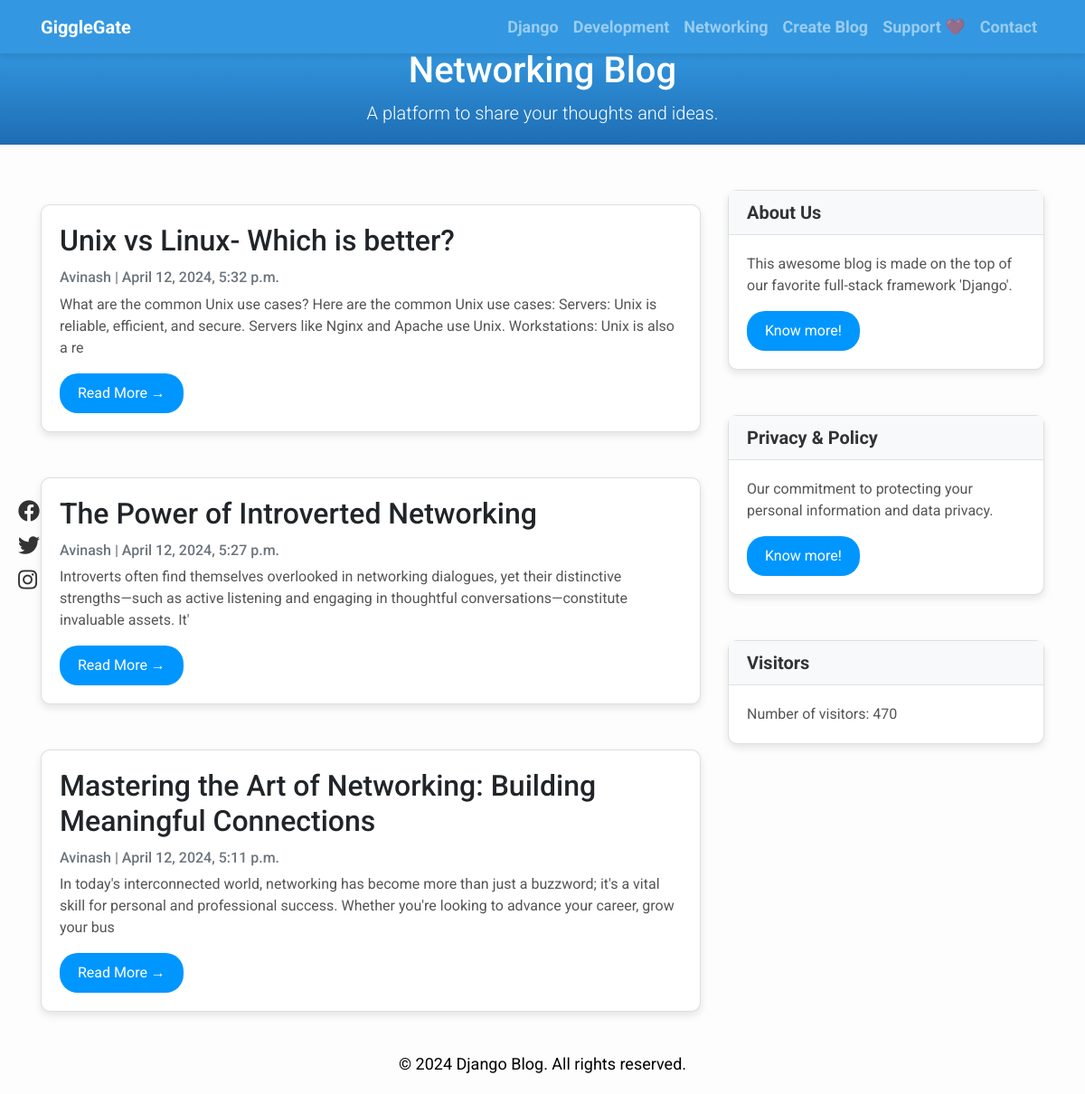
Screenshot of /networking/ with the database file from the repository.
### Blog_app/models.py (models this page shows, shortened)
class Networking(models.Model):
    title = models.CharField(max_length=200, unique=True)
    slug = models.SlugField(max_length=200, unique=True)
    author = models.ForeignKey(User, on_delete=models.CASCADE, related_name='networking_posts')
    updated_on = models.DateTimeField(auto_now=True)
    content = models.TextField()
    created_on = models.DateTimeField(auto_now_add=True)
    status = models.IntegerField(choices=STATUS, default=0)
    image = models.ImageField(upload_to='images/', blank=True, null=True)
    class Meta:
        ordering = ['-created_on']

class VisitCounter(models.Model):
    count = models.IntegerField(default=0)

### Blog_app/views.py (the view)
# urls.py: path('networking/', views.NetworkingList.as_view(), name='networking'),
class NetworkingList(generic.ListView):
    queryset = Networking.objects.filter(status=1).order_by('-created_on')
    template_name = 'networking.html'
    def get_context_data(self, **kwargs):
        context = super().get_context_data(**kwargs)
        visit_counter, created = VisitCounter.objects.get_or_create()
        if created:
            visit_counter.save()
        visit_counter.count += 1
        visit_counter.save()
        context['visit_counter'] = visit_counter
        return context

### templates/networking.html (shortened to what this page needs)
<!DOCTYPE html>
<html lang="en">
<head>
</head>
<body>
    {% extends "base.html" %}
    {% block content %}
    <header class="masthead text-center">
        <div class="container">
            <h1>Networking Blog</h1>
            <p class="lead">A platform to share your thoughts and ideas.</p>
        </div>
    </header>
    <div class="container">
        <div class="row">
            <div class="col-md-8 mt-3 left">
                {% for networking in networking_list %}
                <div class="card mb-4">
                    <div class="card-body">
                        <h2 class="card-title">{{ networking.title }}</h2>
                        <p class="card-text text-muted h6">{{ networking.author }} | {{ networking.created_on}} </p>
                        <p class="card-text">{{networking.content|slice:":200" }}</p>
                        <a href="{% url 'networking_detail' networking.slug  %}" class="btn btn-primary">Read More &rarr;</a>
                    </div>
                </div>
                {% endfor %}
            </div>
            {% block sidebar %} {% include 'sidebar.html' %} {% endblock sidebar %}
        </div>
    </div>
    {%endblock%}

### templates/sidebar.html (shortened to what this page needs)
{% block sidebar %}
<div class="col-md-4 float-right">
    <div class="card">
        <h5 class="card-header">About Us</h5>
        <div class="card-body">
            <p class="card-text">This awesome blog is made on the top of our favorite full-stack framework 'Django'.</p>
            <a href="{% url 'about' %}" class="btn btn-primary">Know more!</a>
        </div>
    </div>
    <div class="card">
        <h5 class="card-header">Privacy & Policy</h5>
        <div class="card-body">
            <p class="card-text">Our commitment to protecting your personal information and data privacy.</p>
            <a href="{% url 'privacy' %}" class="btn btn-primary">Know more!</a>
        </div>
    </div>
    <div class="card">
        <h5 class="card-header">Visitors</h5>
        <div class="card-body">
            <p class="card-text">Number of visitors: {{ visit_counter.count }}</p>
        </div>
    </div>
</div>
{% endblock sidebar %}

### templates/base.html (style rules this page uses)
body { font-family: "Roboto", sans-serif; font-size: 16px; background-color: #f8f9fa; }
.masthead { background: linear-gradient(to bottom, #3398E1, #1E6DB3); color: #fff; padding: 4px 0; }

### templates/networking.html (style rules this page uses)
body { font-family: "Roboto", sans-serif; font-size: 18px; background-color: #fdfdfd; margin-top: 50px; }
.card { box-shadow: 0 16px 48px #E3E7EB; }

### templates/sidebar.html (style rules this page uses)
.card { box-shadow: 0 4px 8px rgba(0, 0, 0, 0.1); border-radius: 10px; margin-bottom: 20px; margin-top: 50px; }
.card-header { background-color: #f8f9fa; border-bottom: 1px solid #dee2e6; font-weight: bold; color: #333; }
.card-body { padding: 20px; }
.card-text { font-size: 16px; color: #555; }
.btn { background-color: #0096FF; color: #fff; border: none; border-radius: 20px; padding: 10px 20px; font-size: 16px; transition: background-color 0.3s; }

### rows the page displays
Networking: title "Unix vs Linux- Which is better?", author "Avinash", created_on "April 12, 2024, 5:32 p.m.", content "What are the common Unix use cases? Here are the common Unix use cases: Servers: Unix is reliable, efficient, and secure. Servers like Nginx and Apache use Unix. Workstations: Unix is also a re"
Networking: title "The Power of Introverted Networking", author "Avinash", created_on "April 12, 2024, 5:27 p.m.", content "Introverts often find themselves overlooked in networking dialogues, yet their distinctive strengths—such as active listening and engaging in thoughtful conversations—constitute invaluable assets. It'"
Networking: title "Mastering the Art of Networking: Building Meaningful Connections", author "Avinash", created_on "April 12, 2024, 5:11 p.m.", content "In today's interconnected world, networking has become more than just a buzzword; it's a vital skill for personal and professional success. Whether you're looking to advance your career, grow your bus"
VisitCounter: count "470"
